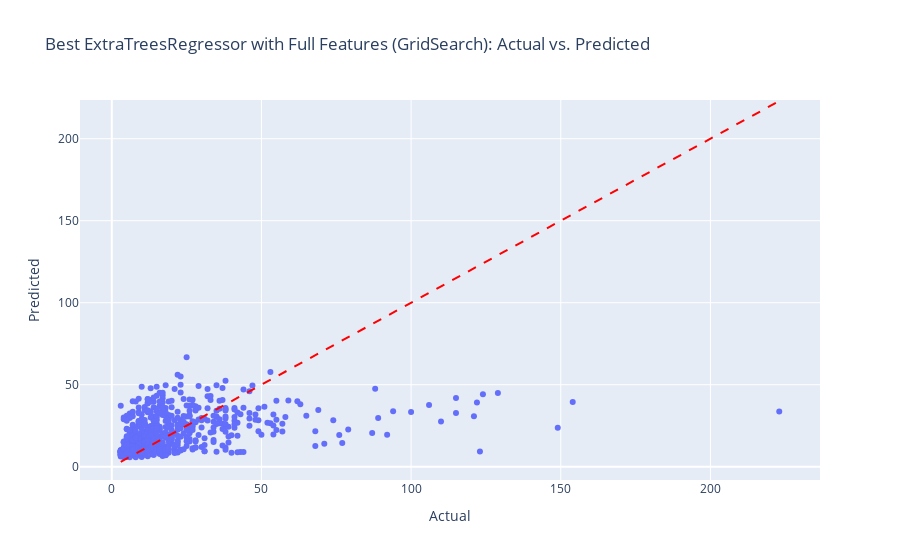

The code cell stored with this chart in its notebook:
### Code cell
from sklearn.model_selection import GridSearchCV

# Use the best parameters as the center of the grid
param_grid_et_refined = {
    'n_estimators': [150, 200, 250],  # Around 200
    'max_depth': [40, 50, 60],        # Around 50
    'min_samples_split': [8, 10, 12], # Around 10
    'min_samples_leaf': [3, 4, 5],    # Around 4
    'bootstrap': [True]               # Keep as True based on RandomizedSearch result
}

# Initialize GridSearchCV for ExtraTreesRegressor
grid_search_et = GridSearchCV(
    estimator=ExtraTreesRegressor(random_state=42),
    param_grid=param_grid_et_refined,
    cv=5,  # 5-fold cross-validation
    scoring='neg_root_mean_squared_error',
    verbose=2,
    n_jobs=-1  # Use all available cores
)

# Fit the grid search model on the full feature set (X_train_full)
grid_search_et.fit(X_train_full, y_train)

# Best hyperparameters from GridSearch
print(f"Best Hyperparameters from GridSearch: {grid_search_et.best_params_}")

# Best RMSE score from GridSearch
best_rmse_grid = -grid_search_et.best_score_
print(f"Best RMSE Score from GridSearch: {best_rmse_grid:.3f}")

# After finding the best model, use it to predict on the validation set
best_et_model_grid = grid_search_et.best_estimator_

# Predict on the validation set (with full features)
y_val_pred_best_et_grid = best_et_model_grid.predict(X_val_full)

# Calculate RMSE for the full feature set
rmse_best_et_grid = root_mean_squared_error(y_val, y_val_pred_best_et_grid)
print(f"RMSE on Validation Set with Full Features (GridSearch): {rmse_best_et_grid:.3f}")

# Visualize actual vs predicted values
plot_actual_vs_pred(y_val, y_val_pred_best_et_grid, "Best ExtraTreesRegressor with Full Features (GridSearch)")

### Figure 1 — Plotly figure (JSON) as saved in the notebook; plotly's stock layout.template omitted (floating-point values rounded to 4 significant figures; data arrays with more than 128 entries replaced by an {"elided": "..."} marker saying what was removed)
{"data": [{"hovertemplate": "Actual=%{x}<br>Predicted=%{y}<extra></extra>", "legendgroup": "", "marker": {"color": "#636efa", "symbol": "circle"}, "mode": "markers", "name": "", "orientation": "v", "showlegend": false, "type": "scatter", "x": {"elided": "855 int values"}, "xaxis": "x", "y": {"elided": "855 float values"}, "yaxis": "y"}], "layout": {"legend": {"tracegroupgap": 0}, "shapes": [{"line": {"color": "Red", "dash": "dash"}, "type": "line", "x0": 3, "x1": 223, "y0": 3, "y1": 223}], "title": {"text": "Best ExtraTreesRegressor with Full Features (GridSearch): Actual vs. Predicted"}, "xaxis": {"anchor": "y", "domain": [0, 1], "title": {"text": "Actual"}}, "yaxis": {"anchor": "x", "domain": [0, 1], "title": {"text": "Predicted"}}}}
